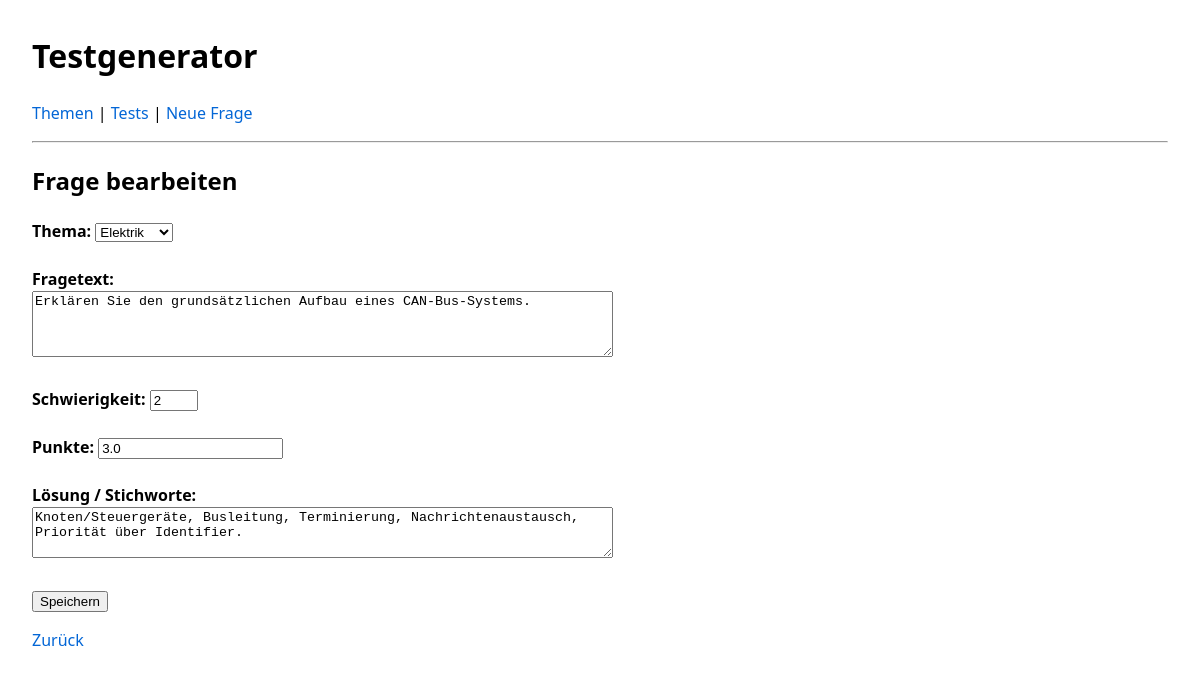
The app's page /question/1/edit with its own data.
### tables this page shows
CREATE TABLE questions (
        id          INTEGER PRIMARY KEY AUTOINCREMENT,
        text        TEXT NOT NULL,
        topic_id    INTEGER NOT NULL,
        difficulty  INTEGER DEFAULT 1,
        points      REAL DEFAULT 1.0,
        solution    TEXT,
        is_active   INTEGER NOT NULL DEFAULT 1,
        created_at  TEXT DEFAULT (datetime('now')),
        updated_at  TEXT,
        FOREIGN KEY (topic_id) REFERENCES topics(id)
    );

CREATE TABLE topics (
        id          INTEGER PRIMARY KEY AUTOINCREMENT,
        name        TEXT NOT NULL UNIQUE,
        description TEXT
    );

### app.py (the view, shortened to what this page needs)
@app.route("/question/<int:question_id>/edit", methods=["GET", "POST"])
def edit_question(question_id):
    conn = get_db_connection()
    question = conn.execute(
        "SELECT * FROM questions WHERE id = ?",
        (question_id,)
    ).fetchone()
    if question is None:
        conn.close()
        return "Frage nicht gefunden", 404
    topics = conn.execute(
        "SELECT id, name FROM topics ORDER BY name"
    ).fetchall()
    conn.close()
    return render_template("edit_question.html", question=question, topics=topics)

### app.py (called while the page is built)
def get_db_connection():
    conn = sqlite3.connect(DB_PATH)
    conn.row_factory = sqlite3.Row  # erlaubt Zugriff per Spaltennamen
    return conn

### templates/edit_question.html
{% extends "base.html" %}
{% block content %}
<h2>Frage bearbeiten</h2>
<form method="POST">
    <label for="topic_id"><strong>Thema:</strong></label>
    <select name="topic_id" id="topic_id" required>
        {% for t in topics %}
            <option value="{{ t['id'] }}"
                    {% if t['id'] == question['topic_id'] %}selected{% endif %}>
                {{ t['name'] }}
            </option>
        {% endfor %}
    </select>
    <br><br>
    <label for="text"><strong>Fragetext:</strong></label><br>
    <textarea id="text" name="text" rows="4" cols="70" required>{{ question['text'] }}</textarea>
    <br><br>
    <label for="difficulty"><strong>Schwierigkeit:</strong></label>
    <input type="number" id="difficulty" name="difficulty" min="1" max="5" value="{{ question['difficulty'] }}">
    <br><br>
    <label for="points"><strong>Punkte:</strong></label>
    <input type="number" id="points" name="points" step="0.5" value="{{ question['points'] }}">
    <br><br>
    <label for="solution"><strong>Lösung / Stichworte:</strong></label><br>
    <textarea id="solution" name="solution" rows="3" cols="70">{{ question['solution'] }}</textarea>
    <br><br>
    <button type="submit">Speichern</button>
</form>
<p><a href="{{ url_for('topic_questions', topic_id=question['topic_id']) }}">Zurück</a></p>
{% endblock %}

### templates/base.html (style rules this page uses)
body { font-family: system-ui, sans-serif; margin: 2rem; line-height: 1.5; }
a { text-decoration: none; color: #0366d6; }

### records on screen
questions: topic_id "Elektrik", text "Erklären Sie den grundsätzlichen Aufbau eines CAN-Bus-Systems.", difficulty "2", points "3.0", solution "Knoten/Steuergeräte, Busleitung, Terminierung, Nachrichtenaustausch, Priorität über Identifier."
